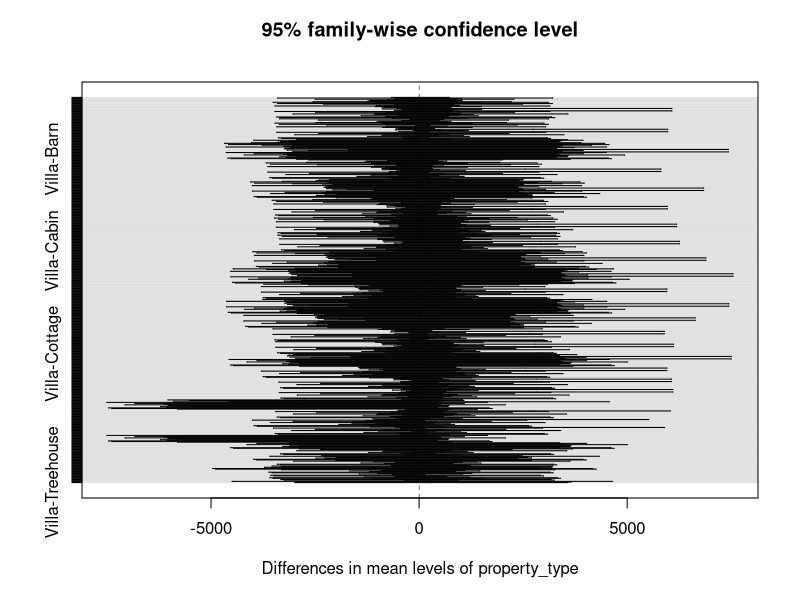
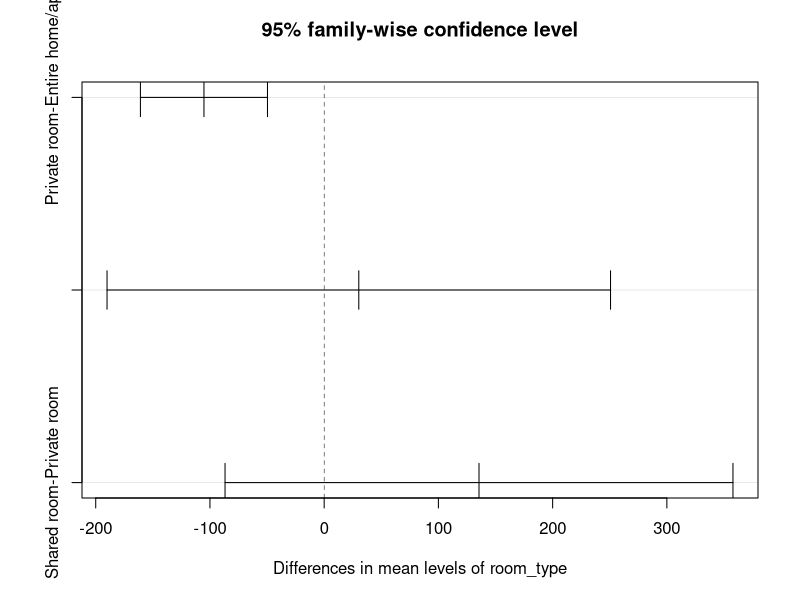
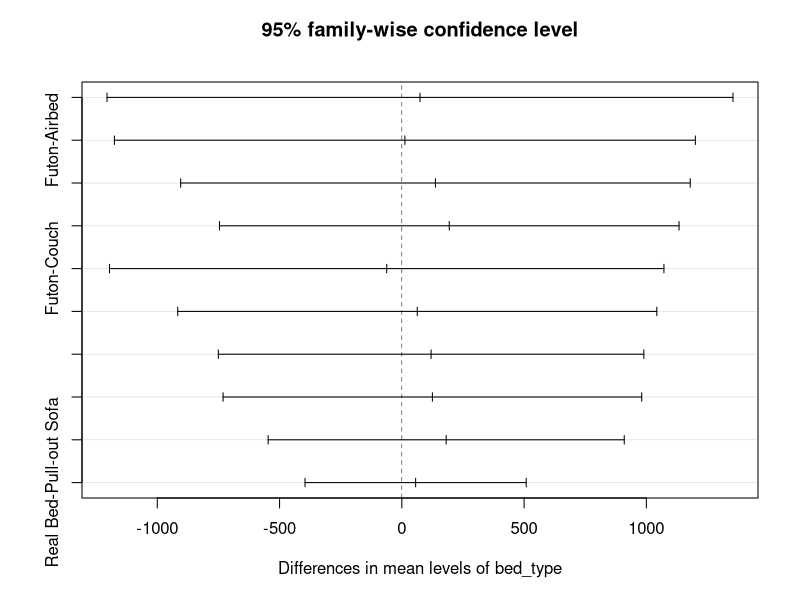
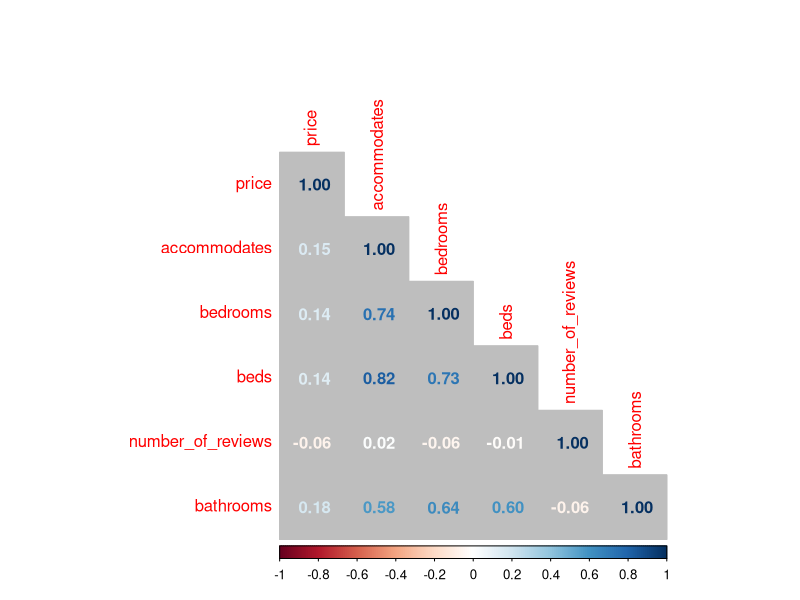
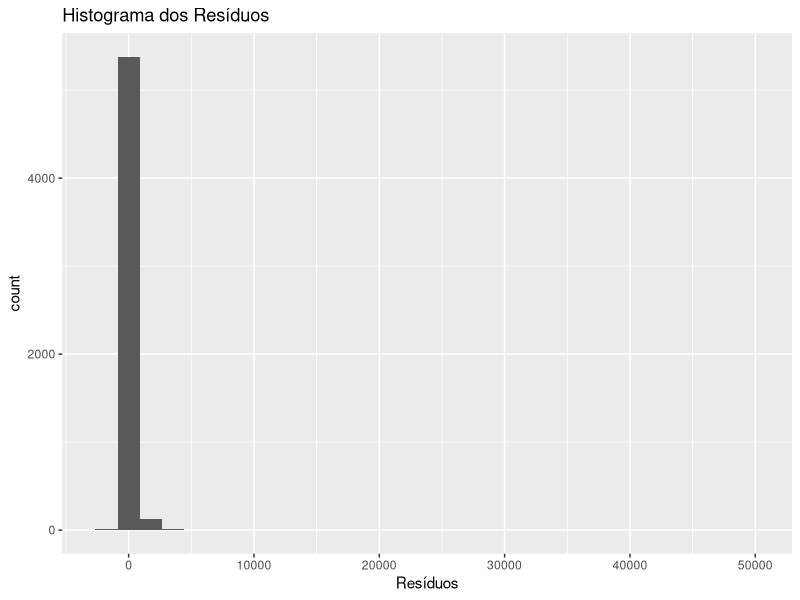
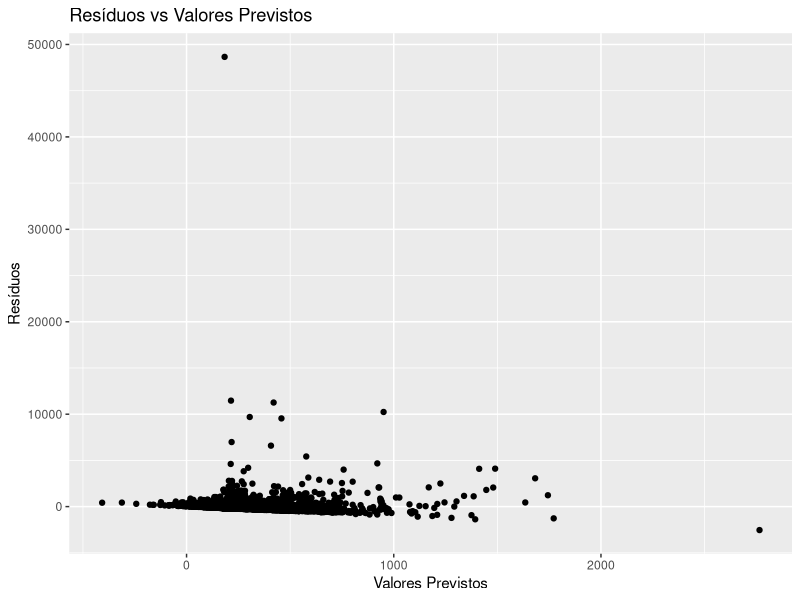
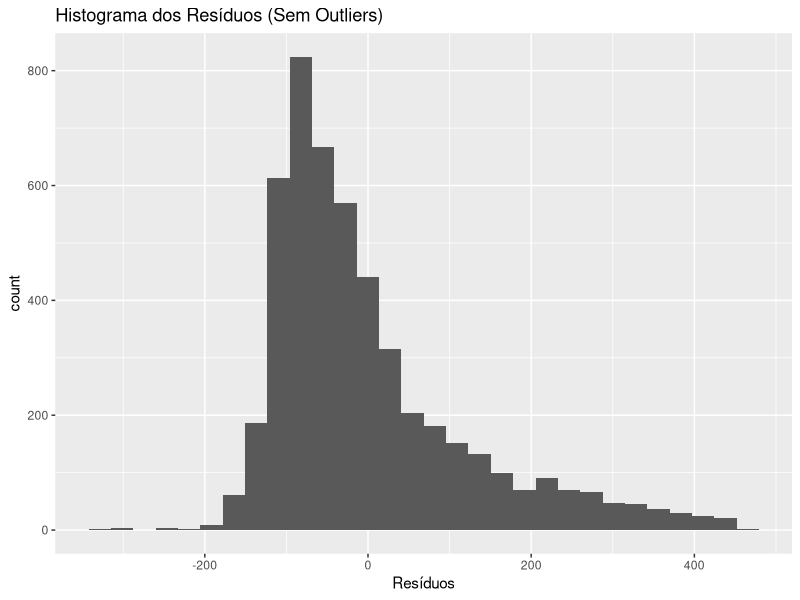
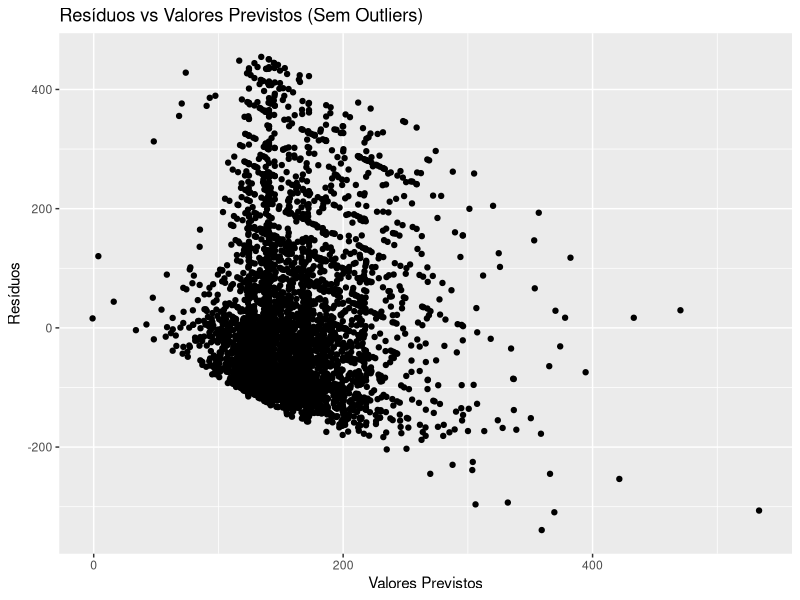

Recreate these plots in R, in order.
# Carregar pacotes necessários
library(ggplot2)
library(dplyr)
library(corrplot)

# Carregar o dataset (ajuste o caminho conforme necessário)
airbnb <- read.csv('airbnb2.csv', sep = ";", header = TRUE)

# --------------------------------------------------------------
# Análise descritiva: Número de quartos por cidade e tipo de acomodação
# --------------------------------------------------------------
airbnb_summary <- airbnb %>%
  group_by(property_type, room_type, bed_type) %>%
  summarise(contagem = n()) %>%
  arrange(desc(contagem))

airbnb_summary

# --------------------------------------------------------------
# Teste ANOVA: Existe diferença de preço entre os tipos propriedade?
# --------------------------------------------------------------
anova_property_type <- aov(price ~ property_type, data = airbnb) 
summary(anova_property_type)

# Teste Tukey HSD para diferenças entre grupos (tipos de propriedade)
tukey_property_type <- TukeyHSD(anova_property_type)
print(tukey_property_type)
plot(tukey_property_type)

# --------------------------------------------------------------
# Teste ANOVA: Existe diferença de preço entre os quartos?
# --------------------------------------------------------------
anova_room <- aov(price ~ room_type, data = airbnb) 
summary(anova_room)

# Teste Tukey HSD para diferenças entre grupos (cidades)
tukey_room <- TukeyHSD(anova_room)
print(tukey_room)
plot(tukey_room)

# --------------------------------------------------------------
# Teste ANOVA: Existe diferença de preço entre os tipos de cama?
# --------------------------------------------------------------
anova_bed <- aov(price ~ bed_type, data = airbnb) 
summary(anova_bed)

# Teste Tukey HSD para diferenças entre grupos (cidades)
tukey_bed <- TukeyHSD(anova_bed)
print(tukey_bed)
plot(tukey_bed)

# --------------------------------------------------------------
# Matriz de Correlação: Preço, Satisfação Geral, Avaliações e Capacidade
# --------------------------------------------------------------
airbnb_corr <- airbnb %>%
  select(price, accommodates, bedrooms, beds, number_of_reviews, bathrooms)

cor_matrix <- cor(airbnb_corr, use = "complete.obs")
corrplot(cor_matrix, method = "number", type = "lower", bg = "grey")

# --------------------------------------------------------------
# Regressão linear múltipla: Preço ~ acomodação, quartos, camas, numero de comentários e banheiros
# --------------------------------------------------------------
lm_multiple <- lm(price ~ accommodates + bedrooms + beds + number_of_reviews + bathrooms, data = airbnb)
summary(lm_multiple)

# Análise dos resíduos da regressão múltipla
residuals_multiple <- as_tibble(resid(lm_multiple))

# Histograma dos resíduos
ggplot(data = residuals_multiple, mapping = aes(x = value)) + 
  geom_histogram(bins = 30) +
  labs(title = "Histograma dos Resíduos", x = "Resíduos")

# Gráfico de resíduos vs valores previstos
residuals_predicted <- tibble(residuals = resid(lm_multiple), predicted = predict(lm_multiple))

ggplot(data = residuals_predicted, mapping = aes(x = predicted, y = residuals)) + 
  geom_point() +
  labs(title = "Resíduos vs Valores Previstos", x = "Valores Previstos", y = "Resíduos")

# --------------------------------------------------------------
# Remoção de outliers: Preço com base no IQR (Intervalo Interquartil)
# --------------------------------------------------------------
# Identificar outliers com base no IQR
Q1 <- quantile(airbnb$price, 0.25)
Q3 <- quantile(airbnb$price, 0.75)
IQR <- Q3 - Q1
lower_limit <- Q1 - 1.5 * IQR
upper_limit <- Q3 + 1.5 * IQR

# Filtrar dados sem os outliers
airbnb_filtered <- airbnb %>%
  filter(price >= lower_limit & price <= upper_limit)

# --------------------------------------------------------------
# Regressão múltipla após remover outliers
# --------------------------------------------------------------
lm_filtered <- lm(price ~ accommodates + bedrooms + beds + number_of_reviews + bathrooms, data = airbnb_filtered)
summary(lm_filtered)

# Histograma dos resíduos do modelo ajustado
residuals_filtered <- as_tibble(resid(lm_filtered))
ggplot(data = residuals_filtered, mapping = aes(x = value)) + 
  geom_histogram(bins = 30) +
  labs(title = "Histograma dos Resíduos (Sem Outliers)", x = "Resíduos")

# Gráfico de resíduos vs valores previstos (sem outliers)
residuals_predicted_filtered <- tibble(residuals = resid(lm_filtered), predicted = predict(lm_filtered))

ggplot(data = residuals_predicted_filtered, mapping = aes(x = predicted, y = residuals)) + 
  geom_point() +
  labs(title = "Resíduos vs Valores Previstos (Sem Outliers)", x = "Valores Previstos", y = "Resíduos")

# --------------------------------------------------------------
# Transformação logarítmica no preço
# --------------------------------------------------------------
airbnb$log_price <- log(airbnb$price + 1)  # Adicionar 1 para evitar log(0)

# Ajustar modelo com o log do preço
lm_log <- lm(log_price ~ accommodates + bedrooms + beds + number_of_reviews + bathrooms, data = airbnb)
summary(lm_log)

# Histograma dos resíduos do modelo logarítmico
residuals_log <- as_tibble(resid(lm_log))
ggplot(data = residuals_log, mapping = aes(x = value)) + 
  geom_histogram(bins = 30) +
  labs(title = "Histograma dos Resíduos (Log do Preço)", x = "Resíduos")

# Gráfico de resíduos vs valores previstos (log do preço)
residuals_predicted_log <- tibble(residuals = resid(lm_log), predicted = predict(lm_log))

ggplot(data = residuals_predicted_log, mapping = aes(x = predicted, y = residuals)) + 
  geom_point() +
  labs(title = "Resíduos vs Valores Previstos (Log do Preço)", x = "Valores Previstos", y = "Resíduos")

